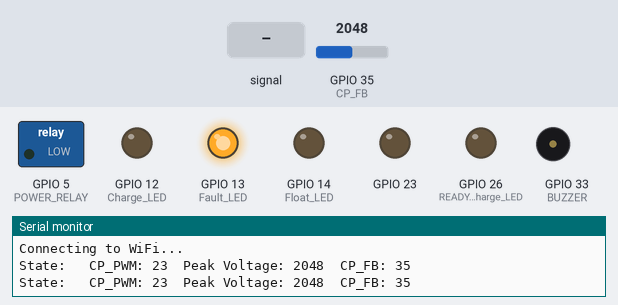
This sketch was run on a simulated ESP32. On the bench: switched loads named in the sketch (green lamp = pin HIGH), output pins drawn as LEDs (lit = HIGH), buzzer (waves = sounding, pin HIGH), the last lines printed to the serial monitor. Inputs (shaded band) come from the test bench; at power-on: GPIO 35 (CP_FB) = 2048 (analog values on the 0–4095 scale). WiFi joins after 1.5 s; servers stay silent unless stated; uploads are accepted with an empty reply.

Above: at 1.2 s.
1.3 s: GPIO 35 (CP_FB) fed a 200 Hz sine of ±1842 counts around its level
At 1.7 s:
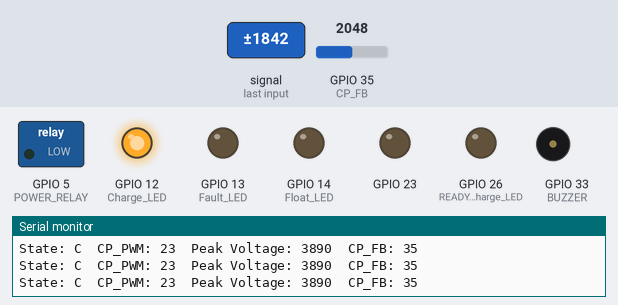
2.9 s: GPIO 35 (CP_FB) set to 4095
At 3.6 s:
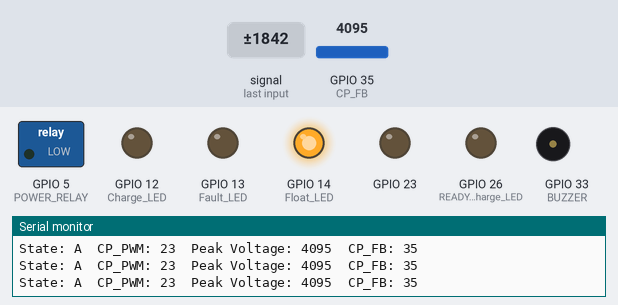
4.4 s: GPIO 35 (CP_FB) set to 4043
At 4.9 s:
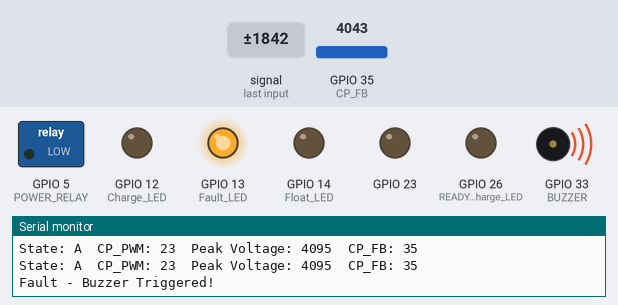
6.5 s: GPIO 35 (CP_FB) set to 3603
At 7.8 s:
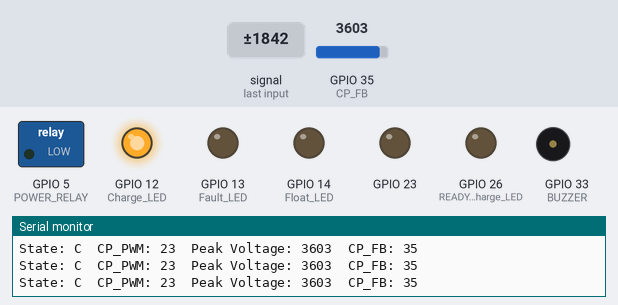
8.1 s: GPIO 35 (CP_FB) set to 3448
At 8.6 s:
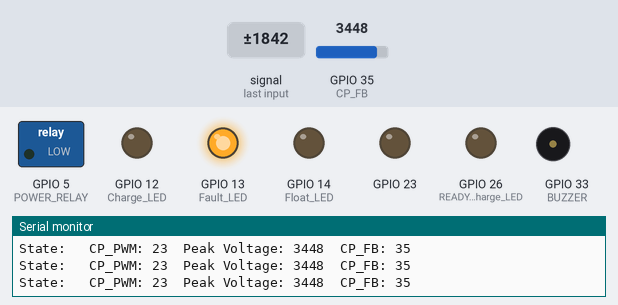
Timing chart, 0 to 10.7 s (numbered marks = the images above; inputs shaded):
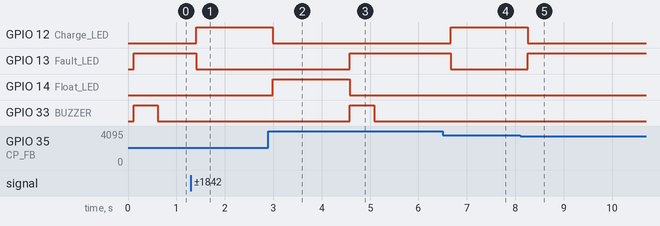

The sketch:

EVSE2_RTOS.ino
```cpp
#include <WiFi.h>
#include <HTTPClient.h>
#include <ArduinoJson.h>

const char* ssid = "Nita";
const char* password = "010924193Nita";

// API Endpoints
const char* requestUrl = "http://192.168.3.5:8081/requestData?stationID=";
const char* serverName = "http://192.168.3.5:8081/stationData";

// Data to send
int StationID = 1;
int targetPower = 100;
int chargePower = 9;
float cost = 13.4;
int ChargeHours = 1;
int ChargeMinutes = 20;
float latitude = 11.5963058, longitude = 104.7995911;

// Station's Define the pins
#define CP_FB 35
#define CP_PWM 23
#define READY_Charge_LED 26
#define Fault_LED 13
#define Float_LED 14
#define Charge_LED 12
#define BUZZER 33
#define POWER_RELAY 5

const int pwmChannel = 0;
const int pwmFrequency = 1000;
const int pwmResolution = 8;

// Thresholds for Control Pilot states on ESP32
const int stateThresholds[][2] = {
  { 4044, 4095 },  // State A
  { 3980, 4040 },  // State B
  { 3500, 3960 }   // State C
};

const int stationMaxCurrent = 32;
const float gridMaxCurrent = 5;
float limitCurrent = 40;
int peakVoltage = 0;
bool buzzerActivated = false;
String State = "";

void setup() {
  Serial.begin(115200);
  analogReadResolution(12);
  analogSetAttenuation(ADC_11db);

  ledcAttachChannel(CP_PWM, pwmFrequency, pwmResolution, pwmChannel);
  pinMode(CP_FB, INPUT);
  pinMode(READY_Charge_LED, OUTPUT);
  pinMode(Fault_LED, OUTPUT);
  pinMode(Float_LED, OUTPUT);
  pinMode(Charge_LED, OUTPUT);
  pinMode(POWER_RELAY, OUTPUT);
  pinMode(BUZZER, OUTPUT);

  limitCurrent = min(limitCurrent, min(gridMaxCurrent, (float)stationMaxCurrent));
  ledcWriteChannel(CP_PWM, currentToDutyCycle(limitCurrent));
  resetOutputs();

  // Start RTOS tasks
  xTaskCreatePinnedToCore(WifiConnectTask, "WifiConnectTask", 4096, NULL, 1, NULL, 1);
  xTaskCreatePinnedToCore(controlPilotTask, "ControlPilotTask", 4096, NULL, 1, NULL, 1);
  xTaskCreatePinnedToCore(UpdateTask, "UpdateTask", 4096, NULL, 1, NULL, 1);
}

void loop() {
  // RTOS handles all tasks, no need for the main loop to handle logic
}
```

Cp.ino
```cpp
void resetOutputs() {
  digitalWrite(POWER_RELAY, LOW);
  digitalWrite(Charge_LED, LOW);
  digitalWrite(READY_Charge_LED, LOW);
  digitalWrite(Fault_LED, LOW);
  digitalWrite(Float_LED, LOW);
  digitalWrite(BUZZER, LOW);
}

void findPeakVoltage() {
  peakVoltage = 0;
  for (int i = 0; i < 1000; i++) {
    peakVoltage = max(peakVoltage, (int)analogRead(CP_FB));
  }
}

float currentToDutyCycle(float current) {
  if (current < 51) return ((current / 0.6) * 255 / 100);
  if (current < 80) return (((current / 2.5) + 64) * 255 / 100);
  return 255;  // Max duty cycle
}

void updateLEDs(int state) {
  resetOutputs();
  switch (state) {
    case 1: digitalWrite(Float_LED, HIGH); break;
    case 2: digitalWrite(READY_Charge_LED, HIGH); break;
    case 3: digitalWrite(Charge_LED, HIGH); break;
    case -1: digitalWrite(Fault_LED, HIGH); break;
  }
}

void handleControlPilotState() {
  if (peakVoltage >= stateThresholds[0][0] && peakVoltage <= stateThresholds[0][1]) {
    State = "A";
    buzzerActivated = false;
    updateLEDs(1);
  } else if (peakVoltage >= stateThresholds[1][0] && peakVoltage <= stateThresholds[1][1]) {
    State = "B";
    buzzerActivated = false;
    updateLEDs(2);
  } else if (peakVoltage >= stateThresholds[2][0] && peakVoltage <= stateThresholds[2][1]) {
    State = "C";
    if (!buzzerActivated) {
      Serial.println("Buzzer Triggered!");
      digitalWrite(BUZZER, HIGH);
      delay(500);
      digitalWrite(BUZZER, LOW);
      buzzerActivated = true;
    }
    updateLEDs(3);
  } else {
    State = "";
    updateLEDs(-1);
    ledcWriteChannel(CP_PWM, 255);
    if (!buzzerActivated) {
      Serial.println("Fault - Buzzer Triggered!");
      digitalWrite(BUZZER, HIGH);
      delay(500);
      digitalWrite(BUZZER, LOW);
      buzzerActivated = true;
    }
  }
}
```

IOT.ino
```cpp
// Function to check charge process status
String checkChargeProcess(int stationID) {
  HTTPClient http;
  String chargeProcessCheckUrl = String(requestUrl) + String(stationID);
  http.begin(chargeProcessCheckUrl);
  int httpResponseCode = http.GET();

  if (httpResponseCode > 0) {
    String response = http.getString();
    // Parse JSON response
    DynamicJsonDocument doc(1024);
    DeserializationError error = deserializeJson(doc, response);
    if (!error) {
      http.end();
      return doc["chargeProcess"];  // Charge process is "waiting", proceed with update
    } else {
      return "";
    }
  } else {
    return "";
  }
  http.end();
  return "";
}

// Function to update charge process
void updateChargeProcess(int stationID, String chargeProcess) {
  HTTPClient http;
  http.begin(serverName);
  http.addHeader("Content-Type", "application/json");

  // JSON data for charge process update
  String chargeProcessData = "{";
  chargeProcessData += "\"stationID\": " + String(stationID) + ", ";
  chargeProcessData += "\"chargeProcess\": \"" + chargeProcess + "\"";
  chargeProcessData += "}";

  int httpResponseCode = http.POST(chargeProcessData);

  if (httpResponseCode > 0) {
    Serial.println("Charge process updated successfully!");
    Serial.println("Response code: " + String(httpResponseCode));
  } else {
    Serial.println("Failed to update charge process: " + String(httpResponseCode));
  }
  http.end();
}

// Function to update station data
void updateStationData(int stationID, int targetPower, int chargePower, float cost, int chargeHours, int chargeMinutes, float latitude, float longitude) {
  HTTPClient http;
  http.begin(serverName);  // Start HTTP connection to server
  http.addHeader("Content-Type", "application/json");

  // JSON data for station update
  String stationData = "{";
  stationData += "\"stationID\": " + String(stationID) + ", ";
  stationData += "\"targetPower\": " + String(targetPower) + ", ";
  stationData += "\"chargePower\": " + String(chargePower) + ", ";
  stationData += "\"cost\": " + String(cost) + ", ";
  stationData += "\"chargeTime\": \"" + String(chargeHours) + ":" + String(chargeMinutes) + ":00\", ";
  stationData += "\"location\": \"" + String(longitude, 6) + " " + String(latitude, 6) + "\"";
  stationData += "}";

  int httpResponseCode = http.POST(stationData);

  if (httpResponseCode > 0) {
    Serial.println("Station data updated successfully!");
    Serial.println("Response code: " + String(httpResponseCode));
  } else {
    Serial.println("Failed to update station data: " + String(httpResponseCode));
  }
  http.end();
}
```

Rtos.ino
```cpp
// WiFi connection task
void WifiConnectTask(void *pvParameters) {
  WiFi.begin(ssid, password);
  while (WiFi.status() != WL_CONNECTED) {
    delay(1000);
    Serial.println("Connecting to WiFi...");
  }
  Serial.println("Connected to WiFi");
  vTaskDelete(NULL);  // Task will delete itself after WiFi is connected
}

// Control Pilot task
void controlPilotTask(void *pvParameters) {
  while (1) {
    findPeakVoltage();
    ledcWriteChannel(CP_PWM, currentToDutyCycle(limitCurrent));
    handleControlPilotState();
    Serial.printf("State: %s\tCP_PWM: %d\tPeak Voltage: %d\tCP_FB: %d\n", State.c_str(), CP_PWM, peakVoltage, CP_FB);
    vTaskDelay(1 / portTICK_PERIOD_MS);
  }
}

// Update task for charge process and station data
void UpdateTask(void *pvParameters) {
  while (1) {
    if (WiFi.status() == WL_CONNECTED) {
      // Check charge process status and update accordingly
      if (checkChargeProcess(StationID) == "waiting") {
        // Check station state and update charge process
        if (State == "A") {
          digitalWrite(POWER_RELAY, LOW);
          updateChargeProcess(StationID, "error");
        } else if (State == "B") {
          digitalWrite(POWER_RELAY, LOW);
          updateChargeProcess(StationID, "Charge");
        } else if (State == "C" && checkChargeProcess(StationID) == "Charge") {
          digitalWrite(POWER_RELAY, HIGH);
          updateStationData(StationID, targetPower, chargePower, cost, ChargeHours, ChargeMinutes, latitude, longitude);
        } else {
          digitalWrite(POWER_RELAY, LOW);
          updateChargeProcess(StationID, "error");
        }
      }
    }
    vTaskDelay(5000 / portTICK_PERIOD_MS);  // Delay for 5 seconds before the next update
  }
}
```

Measured:
- the behaviour switches between 4044 and 4043 on GPIO 35 (CP_FB) (found by bisection; images 2 and 3)
- the behaviour switches between 3500 and 3499 on GPIO 35 (CP_FB) (found by bisection; images 4 and 5)
- after the input at 1.3 s, GPIO 12 (Charge_LED): LOW → HIGH after 0.11 s; GPIO 13 (Fault_LED): HIGH → LOW after 0.11 s
- after the input at 2.9 s, GPIO 12 (Charge_LED): HIGH → LOW after 0.09 s; GPIO 14 (Float_LED): LOW → HIGH after 0.09 s
- after the input at 4.4 s, GPIO 13 (Fault_LED): LOW → HIGH after 0.18 s; GPIO 14 (Float_LED): HIGH → LOW after 0.18 s; GPIO 33 (BUZZER): LOW → HIGH after 0.18 s, → LOW 0.50 s later
- after the input at 6.5 s, GPIO 12 (Charge_LED): LOW → HIGH after 0.17 s; GPIO 13 (Fault_LED): HIGH → LOW after 0.17 s
- after the input at 8.1 s, GPIO 12 (Charge_LED): HIGH → LOW after 0.15 s; GPIO 13 (Fault_LED): LOW → HIGH after 0.15 s
